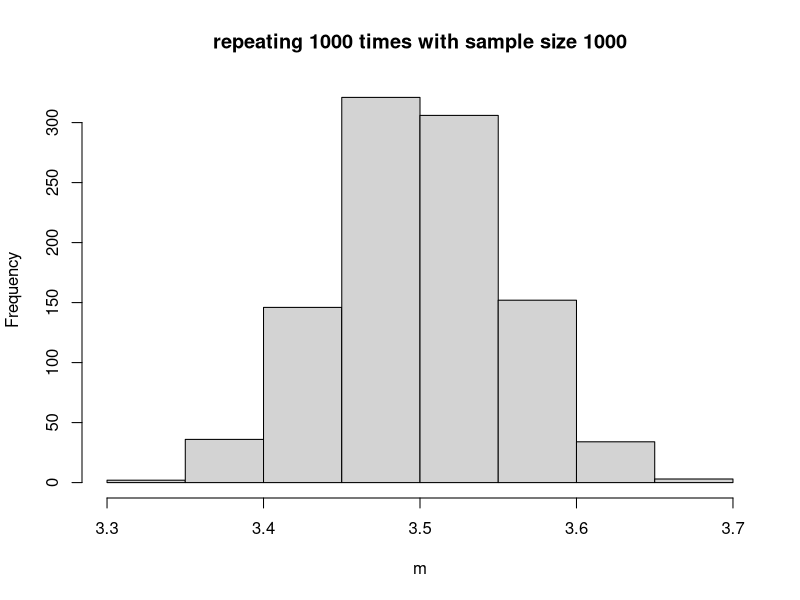

Source code (R):

##########################
##     lecture 7        ##
##########################
k=c()
k[1]<-1

cltdice=function(k,n){
  #k=repeating size
  #n=sample size
  clt<-c()
  for (i in seq(1,k,seq(1))){
    dice=sample(c(1:6),rep=T,size=n)
    clt[i]<-mean(dice)
  }
  return(clt)
}

#### CLT hist #######
m=cltdice(1000,1000) #repeating 1000 with samplsize 1000
hist(m,main="repeating 1000 times with sample size 1000")


